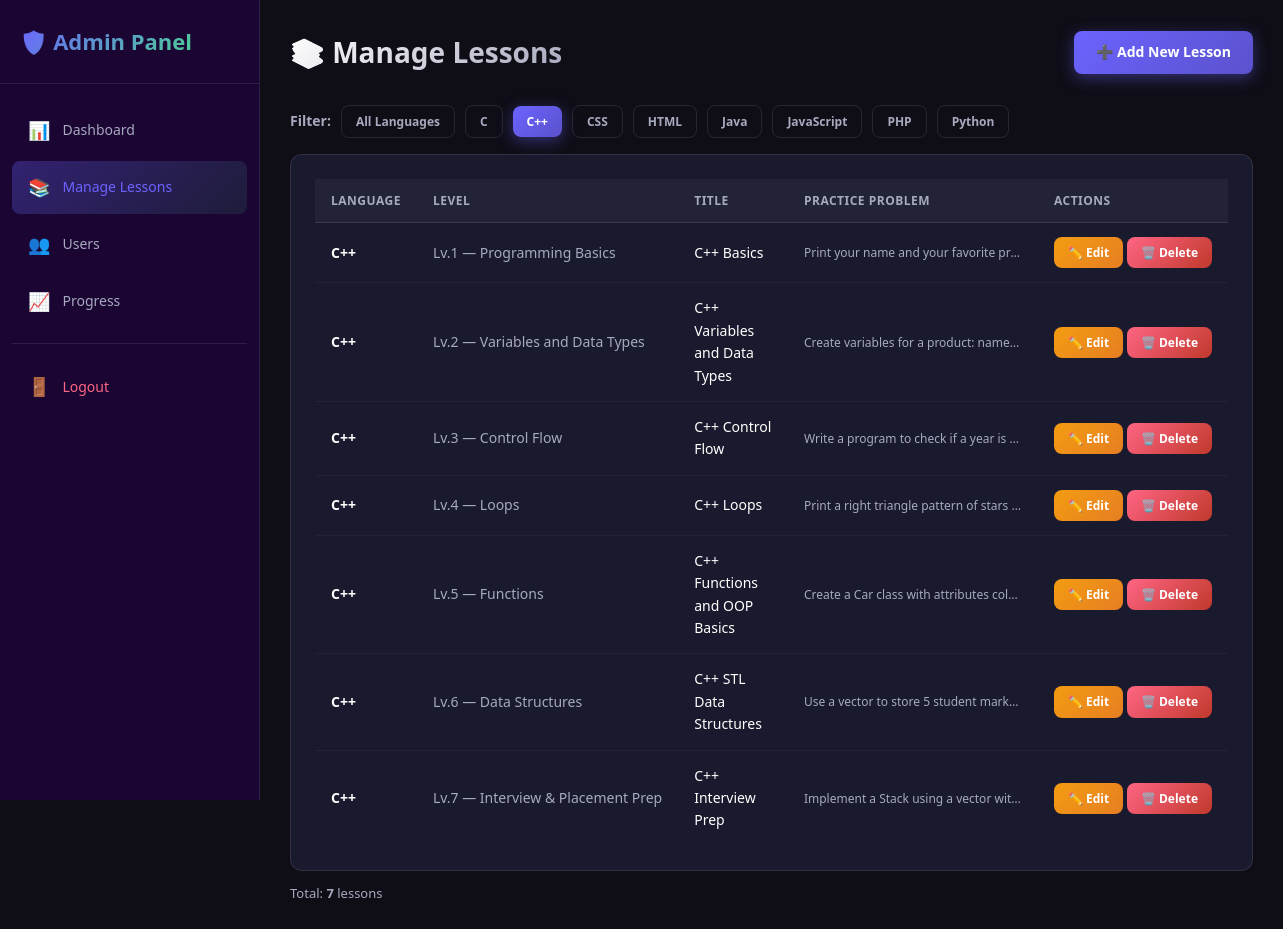
Screenshot of /manage_lessons.php?lang=2 (signed in) with the database file from the repository.
### tables this page shows
CREATE TABLE IF NOT EXISTS languages (
    id INT AUTO_INCREMENT PRIMARY KEY,
    name VARCHAR(100) NOT NULL,
    slug VARCHAR(50) NOT NULL UNIQUE,
    icon VARCHAR(10) DEFAULT '💻',
    description TEXT,
    color VARCHAR(20) DEFAULT '#4A90E2'
);

CREATE TABLE IF NOT EXISTS lessons (
    id INT AUTO_INCREMENT PRIMARY KEY,
    language_id INT NOT NULL,
    level_id INT NOT NULL,
    title VARCHAR(200) NOT NULL,
    theory TEXT NOT NULL,
    syntax_example TEXT,
    code_example TEXT,
    practice_problem TEXT,
    hint TEXT,
    solution TEXT,
    created_at DATETIME DEFAULT CURRENT_TIMESTAMP,
    FOREIGN KEY (language_id) REFERENCES languages(id) ON DELETE CASCADE,
    FOREIGN KEY (level_id) REFERENCES levels(id) ON DELETE CASCADE
);

CREATE TABLE IF NOT EXISTS levels (
    id INT AUTO_INCREMENT PRIMARY KEY,
    level_number INT NOT NULL,
    title VARCHAR(150) NOT NULL,
    description TEXT,
    xp_reward INT DEFAULT 100
);

### manage_lessons.php (the view, shortened to what this page needs)
<?php
$db = getDB();
$languages = $db->query("SELECT * FROM languages ORDER BY name")->fetch_all(MYSQLI_ASSOC);
$filterLang = (int)($_GET['lang'] ?? 0);
if ($filterLang) {
    $stmt = $db->prepare("SELECT ls.*, l.name as lang_name, lv.title as level_title, lv.level_number FROM lessons ls JOIN languages l ON l.id=ls.language_id JOIN levels lv ON lv.id=ls.level_id WHERE ls.language_id=? ORDER BY lv.level_number");
    $stmt->bind_param("i", $filterLang);
    $stmt->execute();
    $lessons = $stmt->get_result()->fetch_all(MYSQLI_ASSOC);
} else {
    $lessons = $db->query("SELECT ls.*, l.name as lang_name, lv.title as level_title, lv.level_number FROM lessons ls JOIN languages l ON l.id=ls.language_id JOIN levels lv ON lv.id=ls.level_id ORDER BY l.name, lv.level_number")->fetch_all(MYSQLI_ASSOC);
}
?>
<!DOCTYPE html>
<html lang="en">
<head>
    <link rel="stylesheet" href="../css/style.css">
</head>
<body>
<div class="layout">
    <aside class="sidebar admin-nav" id="sidebar">
        <div class="sidebar-logo">
            <div class="logo-text">🛡️ Admin Panel</div>
        </div>
        <nav class="sidebar-nav"><ul>
            <li><a href="admin_dashboard.php"><span class="icon">📊</span> Dashboard</a></li>
            <li><a href="manage_lessons.php" class="active"><span class="icon">📚</span> Manage Lessons</a></li>
            <li><a href="manage_users.php"><span class="icon">👥</span> Users</a></li>
            <li><a href="view_progress.php"><span class="icon">📈</span> Progress</a></li>
            <li style="margin-top:16px;border-top:1px solid rgba(255,255,255,0.1);padding-top:16px;">
                <a href="admin_logout.php" style="color:#FF6584 !important;"><span class="icon">🚪</span> Logout</a>
            </li>
        </ul></nav>
    </aside>
    <main class="main-content">
        <div class="topbar">
            <h1 class="page-title">📚 Manage Lessons</h1>
            <a href="?action=add" class="btn btn-primary">➕ Add New Lesson</a>
        </div>
        <div style="display:flex;gap:10px;margin-bottom:16px;align-items:center;flex-wrap:wrap;">
            <span style="font-size:14px;color:var(--text-muted);font-weight:600;">Filter:</span>
            <a href="manage_lessons.php" class="btn btn-sm <?= !$filterLang ? 'btn-primary' : 'btn-outline' ?>">All Languages</a>
            <?php foreach ($languages as $l): ?>
            <a href="?lang=<?= $l['id'] ?>" class="btn btn-sm <?= $filterLang == $l['id'] ? 'btn-primary' : 'btn-outline' ?>">
                <?= htmlspecialchars($l['name']) ?>
            </a>
            <?php endforeach; ?>
        </div>
        <div class="card">
            <table class="data-table">
                <thead>
                    <tr>
                        <th>Language</th>
                        <th>Level</th>
                        <th>Title</th>
                        <th>Practice Problem</th>
                        <th>Actions</th>
                    </tr>
                </thead>
                <tbody>
                    <?php foreach ($lessons as $les): ?>
                    <tr>
                        <td><strong><?= htmlspecialchars($les['lang_name']) ?></strong></td>
                        <td style="color:var(--text-muted);white-space:nowrap;">
                            Lv.<?= $les['level_number'] ?> — <?= htmlspecialchars($les['level_title']) ?>
                        </td>
                        <td><?= htmlspecialchars($les['title']) ?></td>
                        <td style="font-size:12px;color:var(--text-muted);max-width:250px;overflow:hidden;text-overflow:ellipsis;white-space:nowrap;">
                            <?= htmlspecialchars(substr($les['practice_problem'] ?? 'No problem set', 0, 80)) ?>
                        </td>
                        <td style="white-space:nowrap;">
                            <a href="?edit=<?= $les['id'] ?>" class="btn btn-sm btn-warning">✏️ Edit</a>
                            <a href="?delete=<?= $les['id'] ?>" class="btn btn-sm btn-danger"
                               onclick="return confirm('Delete lesson: <?= htmlspecialchars(addslashes($les['title'])) ?>?')">
                                🗑️ Delete
                            </a>
                        </td>
                    </tr>
                    <?php endforeach; ?>
                </tbody>
            </table>
        </div>
        <div style="margin-top:12px;font-size:13px;color:var(--text-muted);">
            Total: <strong><?= count($lessons) ?></strong> lessons
        </div>
    </main>
</div>
</body>
</html>

### style.css (style rules this page uses)
:root { --primary: #6C63FF; --primary-dark: #5A52CC; --secondary: #FF6584; --accent: #43E97B; --gold: #FFD700; --silver: #C0C0C0; --bg-dark: #0F0E17; --bg-card: #1A1A2E; --bg-sidebar: #16213E; --text-main: #FFFFFE; --text-muted: #A7A9BE; --text-dark: #2C2C54; --border: rgba(255,255,255,0.1); --shadow: 0 8px 32px rgba(0,0,0,0.3); --radius: 12px; --radius-sm: 8px; --transition: all 0.3s cubic-bezier(0.4, 0, 0.2, 1); }
*, *::before, *::after { box-sizing: border-box; margin: 0; padding: 0; }
body { font-family: 'Segoe UI', -apple-system, BlinkMacSystemFont, sans-serif; background: var(--bg-dark); color: var(--text-main); line-height: 1.6; min-height: 100vh; }
a { color: var(--primary); text-decoration: none; transition: var(--transition); }
.layout { display: flex; min-height: 100vh; }
.sidebar { width: 260px; background: var(--bg-sidebar); position: fixed; top: 0; left: 0; height: 100vh; overflow-y: auto; z-index: 100; border-right: 1px solid var(--border); transition: var(--transition); display: flex; flex-direction: column; }
.sidebar-logo { padding: 24px 20px; border-bottom: 1px solid var(--border); }
.sidebar-logo .logo-text { font-size: 22px; font-weight: 800; background: linear-gradient(135deg, var(--primary), var(--accent)); -webkit-background-clip: text; -webkit-text-fill-color: transparent; }
.sidebar-nav { padding: 20px 12px; flex: 1; }
.sidebar-nav ul { list-style: none; }
.sidebar-nav ul li a { display: flex; align-items: center; gap: 12px; padding: 12px 16px; border-radius: var(--radius-sm); color: var(--text-muted); font-size: 14px; font-weight: 500; margin-bottom: 4px; transition: var(--transition); }
.sidebar-nav ul li a:hover, .sidebar-nav ul li a.active { background: rgba(108, 99, 255, 0.2); color: var(--text-main); }
.sidebar-nav ul li a.active { background: linear-gradient(135deg, rgba(108,99,255,0.3), rgba(67,233,123,0.1)); color: var(--primary); }
.sidebar-nav ul li a .icon { font-size: 18px; }
.main-content { margin-left: 260px; flex: 1; padding: 30px; min-height: 100vh; }
.topbar { display: flex; align-items: center; justify-content: space-between; margin-bottom: 30px; }
.page-title { font-size: 28px; font-weight: 800; background: linear-gradient(135deg, var(--text-main), var(--text-muted)); -webkit-background-clip: text; -webkit-text-fill-color: transparent; }
.card { background: var(--bg-card); border: 1px solid var(--border); border-radius: var(--radius); padding: 24px; transition: var(--transition); }
.btn { display: inline-flex; align-items: center; gap: 8px; padding: 10px 22px; border-radius: var(--radius-sm); font-size: 14px; font-weight: 600; cursor: pointer; border: none; transition: var(--transition); text-decoration: none; }
.btn-primary { background: linear-gradient(135deg, var(--primary), var(--primary-dark)); color: white; box-shadow: 0 4px 15px rgba(108,99,255,0.4); }
.btn-warning { background: linear-gradient(135deg, #f39c12, #e67e22); color: white; }
.btn-danger { background: linear-gradient(135deg, var(--secondary), #c0392b); color: white; }
.btn-outline { background: transparent; border: 1px solid var(--border); color: var(--text-muted); }
.btn-sm { padding: 6px 14px; font-size: 12px; }
.data-table { width: 100%; border-collapse: collapse; font-size: 14px; }
.data-table th { text-align: left; padding: 12px 16px; background: rgba(255,255,255,0.04); color: var(--text-muted); font-weight: 600; font-size: 12px; text-transform: uppercase; letter-spacing: 0.5px; border-bottom: 1px solid var(--border); }
.data-table td { padding: 14px 16px; border-bottom: 1px solid rgba(255,255,255,0.04); vertical-align: middle; }
.data-table tr:last-child td { border-bottom: none; }
.admin-nav { background: #1a0533; }

### rows the page displays
languages: name "C"
languages: name "C++"
languages: name "CSS"
languages: name "HTML"
languages: name "Java"
languages: name "JavaScript"
languages: name "PHP"
languages: name "Python"
lessons: language.name "C++", level.level_number "1", level.title "Programming Basics", title "C++ Basics", practice_problem "Print your name and your favorite pr…"
lessons: language.name "C++", level.level_number "2", level.title "Variables and Data Types", title "C++ Variables and Data Types", practice_problem "Create variables for a product: name…"
lessons: language.name "C++", level.level_number "3", level.title "Control Flow", title "C++ Control Flow", practice_problem "Write a program to check if a year is…"
lessons: language.name "C++", level.level_number "4", level.title "Loops", title "C++ Loops", practice_problem "Print a right triangle pattern of stars…"
lessons: language.name "C++", level.level_number "5", level.title "Functions", title "C++ Functions and OOP Basics", practice_problem "Create a Car class with attributes col…"
lessons: language.name "C++", level.level_number "6", level.title "Data Structures", title "C++ STL Data Structures", practice_problem "Use a vector to store 5 student mark…"
lessons: language.name "C++", level.level_number "7", level.title "Interview & Placement Prep", title "C++ Interview Prep", practice_problem "Implement a Stack using a vector wit…"

### other values shown
count($lessons) "7"
